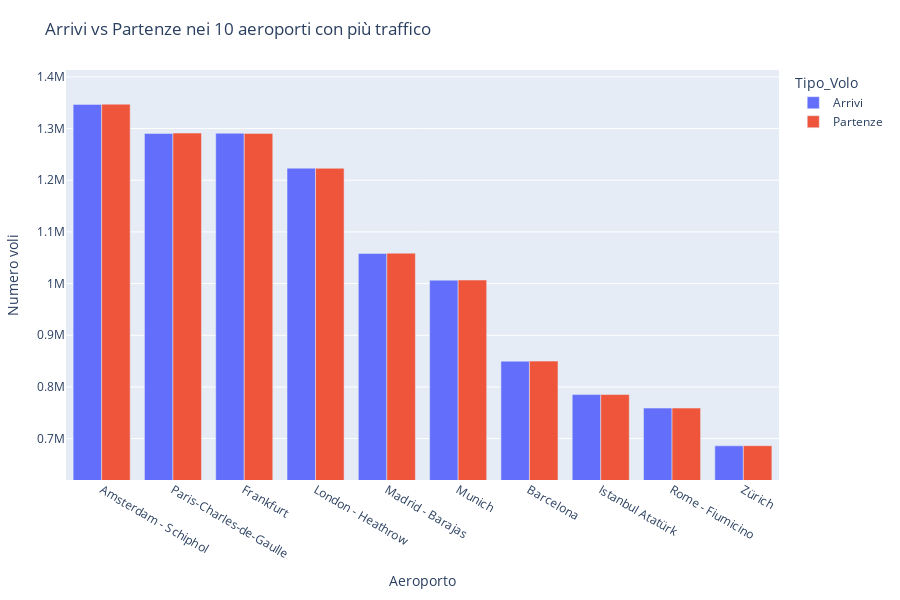

Notebook cell for this chart:
### Code cell
# Calcola arrivi e partenze totali
totali = df.groupby(["APT_ICAO", "APT_NAME"])[["FLT_ARR_1", "FLT_DEP_1"]].sum().reset_index()
totali["TOT_VOLI"] = totali["FLT_ARR_1"] + totali["FLT_DEP_1"]
top10 = totali.sort_values("TOT_VOLI", ascending=False).head(10)

# Riformatta per grafico
df_long = top10.melt(
    id_vars=["APT_NAME"],
    value_vars=["FLT_ARR_1", "FLT_DEP_1"],
    var_name="Tipo_Volo",
    value_name="Totale"
)
df_long["Tipo_Volo"] = df_long["Tipo_Volo"].replace({
    "FLT_ARR_1": "Arrivi",
    "FLT_DEP_1": "Partenze"
})

# Calcolo del range Y personalizzato
max_val = df_long["Totale"].max()
min_val = df_long["Totale"].min()
padding = (max_val - min_val) * 0.1  # aggiunge un po' di spazio

# Grafico a barre raggruppate con scala Y più stretta
fig = px.bar(
    df_long,
    x="APT_NAME",
    y="Totale",
    color="Tipo_Volo",
    barmode="group",
    title="Arrivi vs Partenze nei 10 aeroporti con più traffico",
    labels={"APT_NAME": "Aeroporto", "Totale": "Numero voli"}
)

fig.update_layout(
    yaxis=dict(range=[min_val - padding, max_val + padding]),
    xaxis_tickangle=30,
    margin=dict(t=70, b=120, l=60, r=40),
    height=600
)

fig.show()

### Figure 1 — Plotly figure (JSON) as saved in the notebook; plotly's stock layout.template omitted (floating-point values rounded to 4 significant figures)
{"data": [{"alignmentgroup": "True", "hovertemplate": "Tipo_Volo=Arrivi<br>Aeroporto=%{x}<br>Numero voli=%{y}<extra></extra>", "legendgroup": "Arrivi", "marker": {"color": "#636efa", "pattern": {"shape": ""}}, "name": "Arrivi", "offsetgroup": "Arrivi", "orientation": "v", "showlegend": true, "textposition": "auto", "type": "bar", "x": ["Amsterdam - Schiphol", "Paris-Charles-de-Gaulle", "Frankfurt", "London - Heathrow", "Madrid - Barajas", "Munich", "Barcelona", "Istanbul Atatürk", "Rome - Fiumicino", "Zürich"], "xaxis": "x", "y": [1346797, 1290399, 1290874, 1223366, 1058211, 1006660, 849791, 785223, 759006, 686030], "yaxis": "y"}, {"alignmentgroup": "True", "hovertemplate": "Tipo_Volo=Partenze<br>Aeroporto=%{x}<br>Numero voli=%{y}<extra></extra>", "legendgroup": "Partenze", "marker": {"color": "#EF553B", "pattern": {"shape": ""}}, "name": "Partenze", "offsetgroup": "Partenze", "orientation": "v", "showlegend": true, "textposition": "auto", "type": "bar", "x": ["Amsterdam - Schiphol", "Paris-Charles-de-Gaulle", "Frankfurt", "London - Heathrow", "Madrid - Barajas", "Munich", "Barcelona", "Istanbul Atatürk", "Rome - Fiumicino", "Zürich"], "xaxis": "x", "y": [1347228, 1291274, 1290650, 1223108, 1058852, 1006864, 849975, 785265, 759094, 686291], "yaxis": "y"}], "layout": {"barmode": "group", "height": 600, "legend": {"title": {"text": "Tipo_Volo"}, "tracegroupgap": 0}, "margin": {"b": 120, "l": 60, "r": 40, "t": 70}, "title": {"text": "Arrivi vs Partenze nei 10 aeroporti con più traffico"}, "xaxis": {"anchor": "y", "domain": [0, 1], "tickangle": 30, "title": {"text": "Aeroporto"}}, "yaxis": {"anchor": "x", "domain": [0, 1], "range": [619900.0, 1413000.0], "title": {"text": "Numero voli"}}}}
